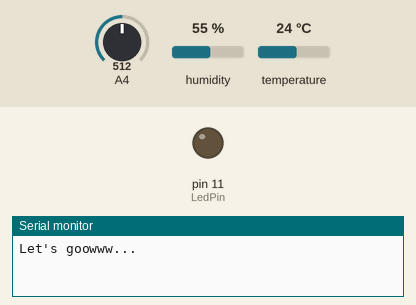
This sketch was run on a simulated Arduino Mega 2560, built with avr-gcc and run on an emulated ATmega2560. Parts: output pins drawn as LEDs (lit = HIGH), the last lines printed to the serial monitor. The test bench sets the inputs (shaded band); at power-on: A4 = 512, humidity 55 %, temperature 24 °C.

Above: at 1.0 s.
At 5.7 s:
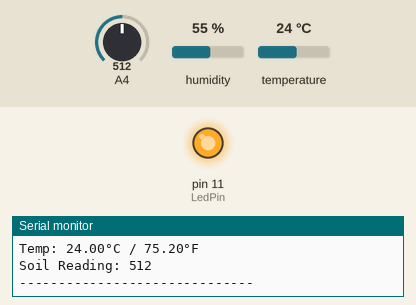
Timing chart, 0 to 7.2 s (numbered marks = the images above):
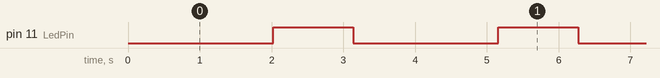

The sketch:

sketch_dht-bt-3.ino
```cpp
#include <string.h>
#include "DHT.h"

#define DHTPIN 21 // Teensy 2.0 uses digital pin 21 for DHT sensor module

#define DHTTYPE DHT11 // DHTType is 11 for Teensy 2.0

#define LedPin 11 // LED PIN is 11 for Teensy 2.0

#define keyPin 9

#define soilPin 20

void printDivider(void);

DHT dht(DHTPIN,DHTTYPE);

void setup() {
  // put your setup code here, to run once:
//  pinMode(keyPin, OUTPUT);
//  digitalWrite(keyPin, HIGH);
  Serial.begin(9600);
  pinMode(DHTPIN, INPUT);
  dht.begin();
  pinMode(LedPin, OUTPUT);
  Serial.print("Let's goowww...");
  Serial1.begin(9600);
  Serial1.print("Receiving data from Humidity Sensor...\n");

}

void loop() {
//   put your main code here, to run repeatedly:
  delay(2000);
  float humidity=dht.readHumidity(), tempInCelsius=dht.readTemperature(), tempInFarenheit=dht.readTemperature(true);
  if(isnan(humidity) || isnan(tempInCelsius) || isnan(tempInFarenheit)){
    Serial.println("Could not connect to the DHT11 sensor module, make sure it is connected...");
    return; //Exit the program on error
  }
  digitalWrite(LedPin,HIGH);
//  delay(0);
  /**
   * Playing around with converting floats to strings
   * Apparently, floats cannot be formatted using sprintf straight away!
   * Arduino expects the type to be a double for %f!!
  */
  char s_humidity[6], s_tempInC[6], s_tempInF[6], heatIndexCelsius[6], heatIndexFarenheit[6];
  dtostrf(humidity, 4, 2, s_humidity);
  dtostrf(tempInCelsius, 4, 2, s_tempInC);
  dtostrf(tempInFarenheit,  4, 2, s_tempInF);
  dtostrf(dht.computeHeatIndex(tempInCelsius, humidity, false), 4, 2, heatIndexCelsius);
  dtostrf(dht.computeHeatIndex(tempInFarenheit, humidity), 4, 2, heatIndexFarenheit);
  printDivider();
  char outputBuffer[200];
  char rpiResponse[200];
  sprintf(outputBuffer, "\nHeat index: %s°C / %s°F \nHumidity: %s \nTemp: %s°C / %s°F\n", heatIndexCelsius, heatIndexFarenheit, s_humidity, s_tempInC, s_tempInF);
  Serial.println(outputBuffer);
//  Serial1.write(outputBuffer);
  int soilReading=analogRead(soilPin);
  char soilRead[120];
  sprintf(soilRead, "Soil Reading: %d\n", soilReading);
  Serial.println(soilRead);

  /**
   * Prepare and send the readings repsone to Rpi.
   * Rpi should be able to serialize this data into usable format.
   */
  sprintf(rpiResponse, "heat_index: %s°C / %s°F | humidity: %s | temperature: %s°C / %s°F | soil_moisture: %d \n", heatIndexCelsius, heatIndexFarenheit, s_humidity, s_tempInC, s_tempInF, soilReading);
  Serial1.write(rpiResponse);

  printDivider();

  delay(1000);
  digitalWrite(LedPin, LOW);
  if(Serial1.available()){
    /**
     * So that instead of single character being read in each loop() iteration,
     * read the entire string write it to the Serail until entire string has been written
     * within the current loop()'s iteration
     */
    String buff1=Serial1.readString();
    for(int i=0; i<buff1.length(); i++){
      Serial.write(buff1[i]);
    }

  }
  if(Serial.available()){
    String buff2=Serial.readString();
    int l=0;
    while(l<buff2.length()){
      Serial1.write(buff2[l]);
      l++;
    }
  }
}


void printDivider(void){
  for(int i=0; i<30; i++){
    Serial.print("-");
  }
  Serial.println("");
}
```

Measured:
- by itself, pin 11 (LedPin): alternates HIGH for 1.1 s and LOW for 2.0 s
